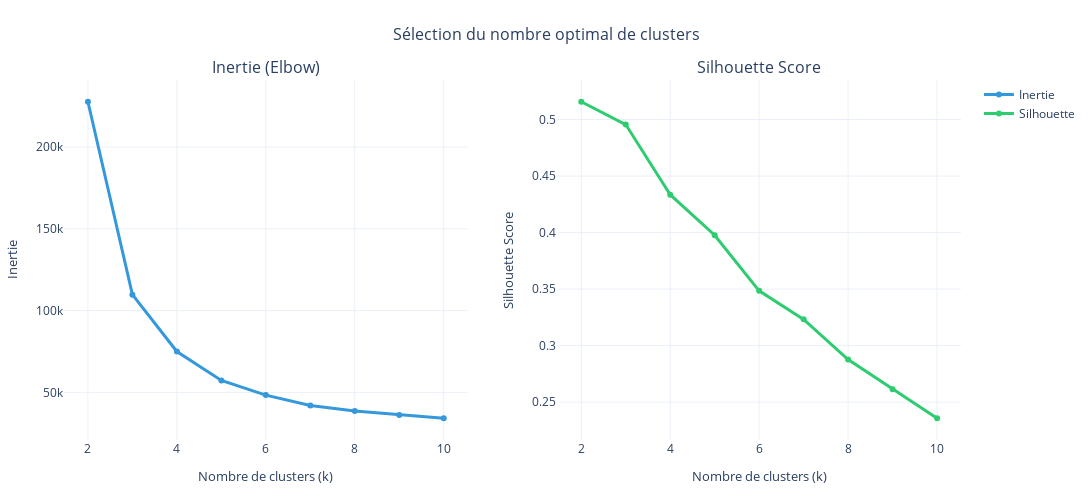

This figure's notebook cell:
### Code cell
# 6.2 Détermination du nombre optimal de clusters
print("Détermination du nombre optimal de clusters...")
inertias = []
silhouette_scores = []
K_range = range(2, 11)

for k in K_range:
    kmeans_temp = KMeans(n_clusters=k, random_state=42, n_init=10)
    labels_temp = kmeans_temp.fit_predict(X_pca)
    inertias.append(kmeans_temp.inertia_)
    silhouette_scores.append(silhouette_score(X_pca, labels_temp))

# Visualiser l'Elbow
fig_elbow = make_subplots(rows=1, cols=2, subplot_titles=('Inertie (Elbow)', 'Silhouette Score'))

fig_elbow.add_trace(
    go.Scatter(x=list(K_range), y=inertias, mode='lines+markers', name='Inertie',
               line=dict(color=COLOR_PALETTE['primary'], width=3)),
    row=1, col=1
)

fig_elbow.add_trace(
    go.Scatter(x=list(K_range), y=silhouette_scores, mode='lines+markers', name='Silhouette',
               line=dict(color=COLOR_PALETTE['secondary'], width=3)),
    row=1, col=2
)

fig_elbow.update_xaxes(title_text='Nombre de clusters (k)', title_font_size=13, row=1, col=1)
fig_elbow.update_xaxes(title_text='Nombre de clusters (k)', title_font_size=13, row=1, col=2)
fig_elbow.update_yaxes(title_text='Inertie', title_font_size=13, row=1, col=1)
fig_elbow.update_yaxes(title_text='Silhouette Score', title_font_size=13, row=1, col=2)
fig_elbow.update_layout(
    height=500,
    width=1100,
    title_text='Sélection du nombre optimal de clusters',
    title_font_size=16,
    title_x=0.5,
    template='plotly_white',
    showlegend=True,
    margin=dict(l=60, r=40, t=80, b=60)
)
fig_elbow.show()

# Sélectionner k optimal
optimal_k = list(K_range)[np.argmax(silhouette_scores)]
print(f"Nombre optimal de clusters: {optimal_k}")

### Figure 1 — Plotly figure (JSON) as saved in the notebook; plotly's stock layout.template omitted (floating-point values rounded to 4 significant figures)
{"data": [{"line": {"color": "#3498db", "width": 3}, "mode": "lines+markers", "name": "Inertie", "type": "scatter", "x": [2, 3, 4, 5, 6, 7, 8, 9, 10], "xaxis": "x", "y": [227700.0, 109800.0, 74970.0, 57300.0, 48330.0, 42020.0, 38630.0, 36200.0, 34180.0], "yaxis": "y"}, {"line": {"color": "#2ecc71", "width": 3}, "mode": "lines+markers", "name": "Silhouette", "type": "scatter", "x": [2, 3, 4, 5, 6, 7, 8, 9, 10], "xaxis": "x2", "y": [0.5158, 0.4956, 0.4335, 0.3977, 0.3485, 0.3232, 0.2876, 0.2614, 0.2357], "yaxis": "y2"}], "layout": {"annotations": [{"font": {"size": 16}, "showarrow": false, "text": "Inertie (Elbow)", "x": 0.225, "xanchor": "center", "xref": "paper", "y": 1, "yanchor": "bottom", "yref": "paper"}, {"font": {"size": 16}, "showarrow": false, "text": "Silhouette Score", "x": 0.775, "xanchor": "center", "xref": "paper", "y": 1, "yanchor": "bottom", "yref": "paper"}], "height": 500, "margin": {"b": 60, "l": 60, "r": 40, "t": 80}, "showlegend": true, "title": {"font": {"size": 16}, "text": "Sélection du nombre optimal de clusters", "x": 0.5}, "width": 1100, "xaxis": {"anchor": "y", "domain": [0, 0.45], "title": {"font": {"size": 13}, "text": "Nombre de clusters (k)"}}, "xaxis2": {"anchor": "y2", "domain": [0.55, 1], "title": {"font": {"size": 13}, "text": "Nombre de clusters (k)"}}, "yaxis": {"anchor": "x", "domain": [0, 1], "title": {"font": {"size": 13}, "text": "Inertie"}}, "yaxis2": {"anchor": "x2", "domain": [0, 1], "title": {"font": {"size": 13}, "text": "Silhouette Score"}}}}
